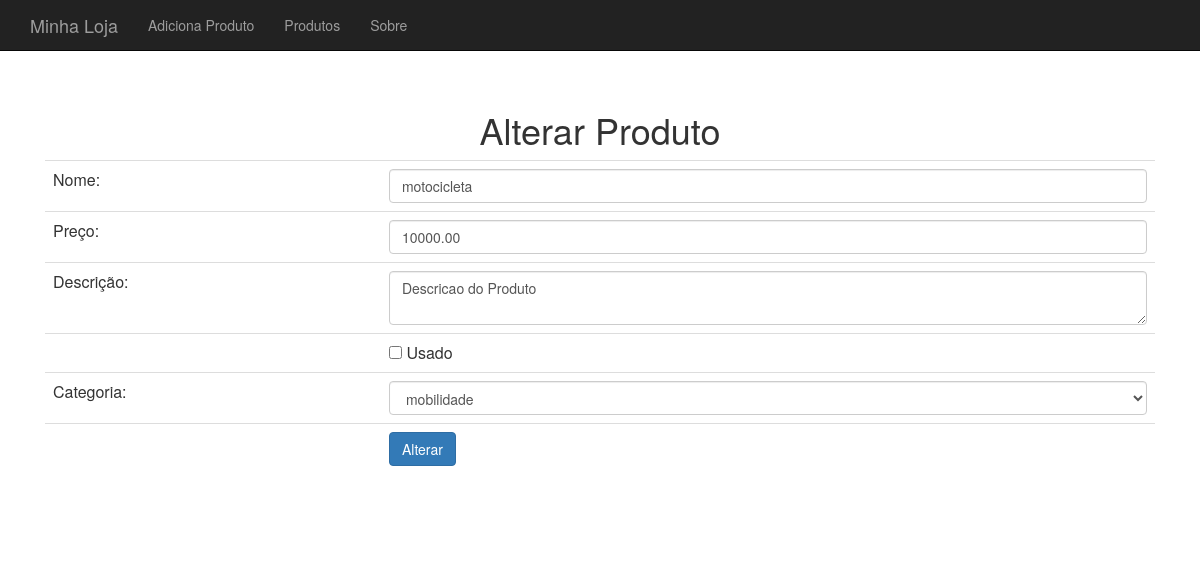
/produto-altera-formulario.php?id=2, run on the app's committed database.
### tables this page shows
CREATE TABLE IF NOT EXISTS `produtos` (
  `id` int(11) NOT NULL AUTO_INCREMENT,
  `nome` varchar(255) DEFAULT NULL,
  `preco` decimal(10,2) DEFAULT NULL,
  `descricao` text,
  `categoria_id` int(11) DEFAULT NULL,
  `usado` tinyint(1) DEFAULT '0',
  PRIMARY KEY (`id`)
);

### banco-produto.php (called while the page is built, shortened)
<?php
function buscaProduto($conexao, $id){
    $query = "select * from produtos where id = '{$id}'";
    $resultado = mysqli_query($conexao, $query);
    $produto = mysqli_fetch_assoc($resultado);
    return $produto;
}

### banco-categoria.php (called while the page is built, shortened)
<?php
function listaCategorias($conexao) {
    $categorias = array();
    $query = "select * from categorias";
    $resultado = mysqli_query($conexao, $query);
    while($categoria = mysqli_fetch_assoc($resultado)){
        array_push($categorias, $categoria);
    }
    return $categorias;
}

### produto-altera-formulario.php (the view, shortened to what this page needs)
<?php
include './cabecalho.php';
include './conecta.php';
include './banco-categoria.php';
include './banco-produto.php';
$categorias = listaCategorias($conexao);
$id = $_GET['id'];
$produto = buscaProduto($conexao, $id);
$usado = $produto['usado'] ? "checked='checked'" : "";
?>
<h1>Alterar Produto</h1>
<form action="altera-produto.php" method="post">
    <table class="table">
        <tr>
            <td>Nome: </td>
            <td><input class="form-control" type="text" name="nome" value="<?= $produto['nome'] ?>"/></td>
        </tr>
        <tr>
            <td>Preço: </td>
            <td><input class="form-control" type="number" name="preco" value="<?= $produto['preco'] ?>"/></td>
        </tr>
        <tr>
            <td>Descrição: </td>
            <td><textarea name="descricao" class="form-control"><?= $produto['descricao'] ?></textarea></td>
        </tr>
        <tr>
            <td></td>
            <td>
                <input type="checkbox" name="usado" <?= $usado ?> value="1"/> Usado
            </td>
        </tr>
        <tr>
            <td>Categoria: </td>
            <td>
                <select name="categoria_id" class="form-control">
                    <?php foreach ($categorias as $categoria):
                        $essaCategoria = $produto['categoria_id'] == $categoria['id'];
                        $selecao = $essaCategoria ? "selected='selected'" : "";
                        ?>
                        <option type="radio" value="<?= $categoria['id'] ?>" <?=$selecao?>>
                            <?= $categoria['nome'] ?>
                        </option>
                    <?php endforeach; ?>
                </select>
            </td>
        </tr>
        <tr>
            <td></td>
            <td><input class="btn btn-primary" type="submit" value="Alterar"/></td>
        </tr>
    </table>
</form>
<?php include './rodape.php'; ?>

### css/loja.css (style rules this page uses)
body { padding-top: 50px; }

### data on the page
produtos: nome "motocicleta", preco "10000.00", descricao "Descricao do Produto"

### other printed values
form field categoria_id "mobilidade"
